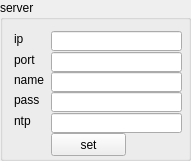
       <widget class="QGroupBox" name="groupBox_4">
        <property name="minimumSize">
         <size>
          <width>191</width>
          <height>161</height>
         </size>
        </property>
        <property name="maximumSize">
         <size>
          <width>191</width>
          <height>161</height>
         </size>
        </property>
        <property name="title">
         <string>server</string>
        </property>
        <layout class="QGridLayout" name="gridLayout_19">
         <item row="0" column="0">
          <widget class="QLabel" name="label_12">
           <property name="minimumSize">
            <size>
             <width>31</width>
             <height>16</height>
            </size>
           </property>
           <property name="maximumSize">
            <size>
             <width>31</width>
             <height>16</height>
            </size>
           </property>
           <property name="text">
            <string>ip</string>
           </property>
          </widget>
         </item>
         <item row="0" column="1">
          <widget class="QLineEdit" name="server_ip">
           <property name="minimumSize">
            <size>
             <width>131</width>
             <height>20</height>
            </size>
           </property>
           <property name="maximumSize">
            <size>
             <width>131</width>
             <height>20</height>
            </size>
           </property>
           <property name="alignment">
            <set>Qt::AlignRight|Qt::AlignTrailing|Qt::AlignVCenter</set>
           </property>
          </widget>
         </item>
         <item row="1" column="0">
          <widget class="QLabel" name="label_17">
           <property name="minimumSize">
            <size>
             <width>31</width>
             <height>16</height>
            </size>
           </property>
           <property name="maximumSize">
            <size>
             <width>31</width>
             <height>16</height>
            </size>
           </property>
           <property name="text">
            <string>port</string>
           </property>
          </widget>
         </item>
         <item row="1" column="1">
          <widget class="QLineEdit" name="server_port">
           <property name="minimumSize">
            <size>
             <width>131</width>
             <height>20</height>
            </size>
           </property>
           <property name="maximumSize">
            <size>
             <width>131</width>
             <height>20</height>
            </size>
           </property>
           <property name="alignment">
            <set>Qt::AlignRight|Qt::AlignTrailing|Qt::AlignVCenter</set>
           </property>
          </widget>
         </item>
         <item row="2" column="0">
          <widget class="QLabel" name="label_90">
           <property name="minimumSize">
            <size>
             <width>31</width>
             <height>16</height>
            </size>
           </property>
           <property name="maximumSize">
            <size>
             <width>31</width>
             <height>16</height>
            </size>
           </property>
           <property name="text">
            <string>name</string>
           </property>
          </widget>
         </item>
         <item row="2" column="1">
          <widget class="QLineEdit" name="username">
           <property name="minimumSize">
            <size>
             <width>131</width>
             <height>20</height>
            </size>
           </property>
           <property name="maximumSize">
            <size>
             <width>131</width>
             <height>20</height>
            </size>
           </property>
           <property name="text">
            <string/>
           </property>
           <property name="alignment">
            <set>Qt::AlignRight|Qt::AlignTrailing|Qt::AlignVCenter</set>
           </property>
          </widget>
         </item>
         <item row="3" column="0">
          <widget class="QLabel" name="label_91">
           <property name="minimumSize">
            <size>
             <width>31</width>
             <height>16</height>
            </size>
           </property>
           <property name="maximumSize">
            <size>
             <width>31</width>
             <height>16</height>
            </size>
           </property>
           <property name="text">
            <string>pass</string>
           </property>
          </widget>
         </item>
         <item row="3" column="1">
          <widget class="QLineEdit" name="password">
           <property name="minimumSize">
            <size>
             <width>131</width>
             <height>20</height>
            </size>
           </property>
           <property name="maximumSize">
            <size>
             <width>131</width>
             <height>20</height>
            </size>
           </property>
           <property name="text">
            <string/>
           </property>
           <property name="alignment">
            <set>Qt::AlignRight|Qt::AlignTrailing|Qt::AlignVCenter</set>
           </property>
          </widget>
         </item>
         <item row="4" column="0">
          <widget class="QLabel" name="label_18">
           <property name="minimumSize">
            <size>
             <width>31</width>
             <height>16</height>
            </size>
           </property>
           <property name="maximumSize">
            <size>
             <width>31</width>
             <height>16</height>
            </size>
           </property>
           <property name="text">
            <string>ntp</string>
           </property>
          </widget>
         </item>
         <item row="4" column="1">
          <widget class="QLineEdit" name="ntp">
           <property name="minimumSize">
            <size>
             <width>131</width>
             <height>20</height>
            </size>
           </property>
           <property name="maximumSize">
            <size>
             <width>131</width>
             <height>20</height>
            </size>
           </property>
           <property name="alignment">
            <set>Qt::AlignRight|Qt::AlignTrailing|Qt::AlignVCenter</set>
           </property>
          </widget>
         </item>
         <item row="5" column="1">
          <widget class="QPushButton" name="set_btn_server">
           <property name="minimumSize">
            <size>
             <width>75</width>
             <height>23</height>
            </size>
           </property>
           <property name="maximumSize">
            <size>
             <width>75</width>
             <height>23</height>
            </size>
           </property>
           <property name="text">
            <string>set</string>
           </property>
          </widget>
         </item>
        </layout>
       </widget>
